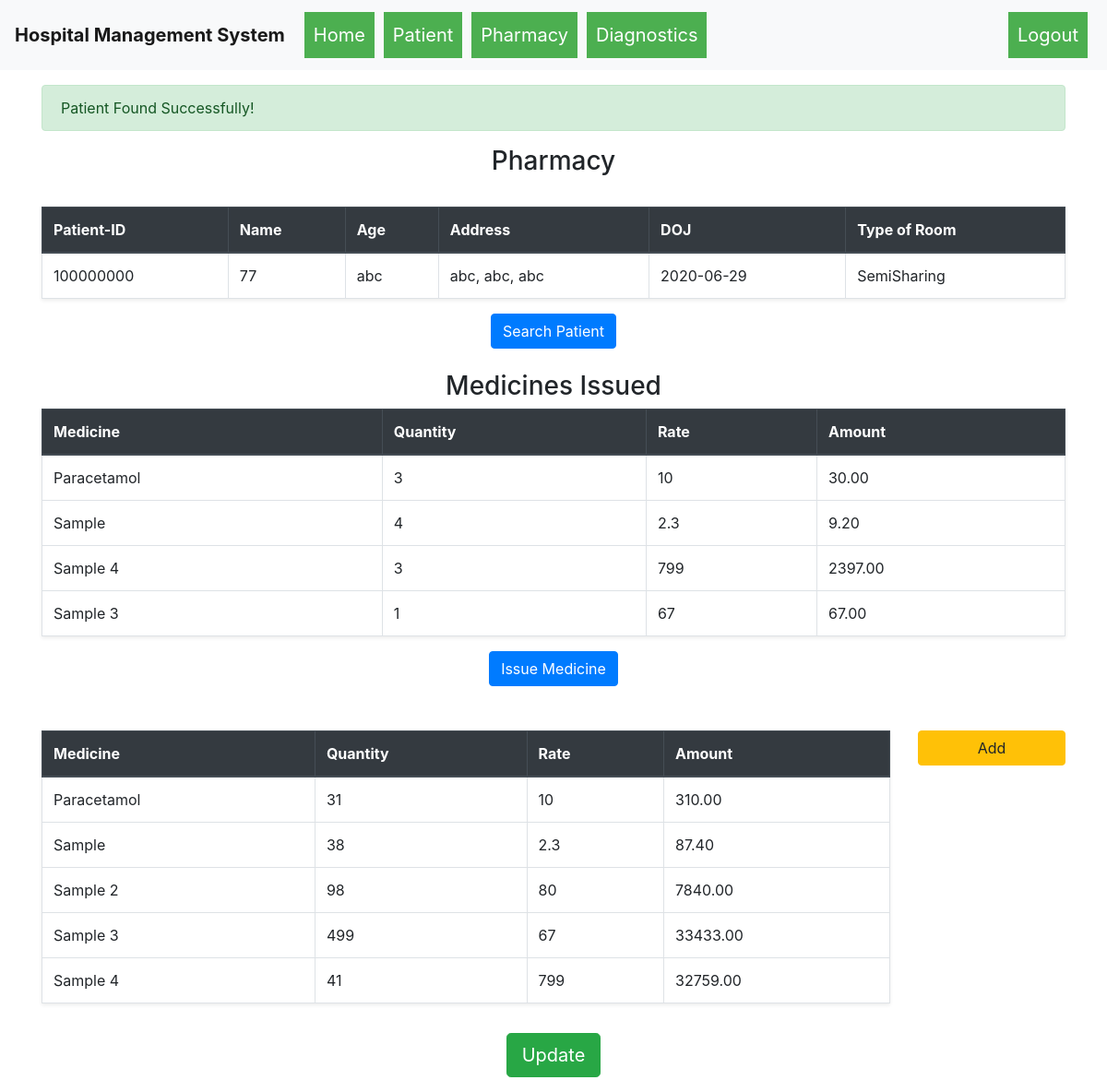
Screenshot of /issue_medicines?pid=100000000 (signed in) with the database file from the repository.
### hospital_management_system/models.py (models this page shows)
class Patient(db.Model):
    __table_args__ = {'sqlite_autoincrement': True}
    id = db.Column(db.Integer, primary_key=True)
    ssid = db.Column(db.String(250), unique=True, nullable=False)
    name = db.Column(db.String(80), nullable=False)
    age = db.Column(db.Integer, nullable=False)
    date_of_admission = db.Column(db.Date, nullable=False)
    type_of_bed = db.Column(db.String(80), nullable=False)
    address = db.Column(db.String(250), nullable=False)
    city = db.Column(db.String(250), nullable=False)
    state = db.Column(db.String(250), nullable=False)
    status = db.Column(db.String(100), nullable=False)

class Medicines(db.Model):
    __table_args__ = {'sqlite_autoincrement': True}
    id = db.Column(db.Integer, primary_key=True)
    name = db.Column(db.String(80), nullable=False)
    quantity_available = db.Column(db.Integer, nullable=False)
    rate = db.Column(db.Integer, nullable=False)

class MedicinesIssued(db.Model):
    __table_args__ = {'sqlite_autoincrement': True}
    id = db.Column(db.Integer, primary_key=True)
    med_id = db.Column(db.Integer, nullable=False)
    p_id = db.Column(db.Integer, nullable=False)
    quantity = db.Column(db.Integer, nullable=False)

### hospital_management_system/routes.py (the view, shortened to what this page needs)
@app.route("/issue_medicines", methods=["GET","POST"])
def issue_medicines():
    data = {}
    if not session.get("username"):
        return redirect("/login")
    meds = Medicines.query.all()
    med_is = ""
    if "pid" in request.args.keys():
        p_id = request.args.get("pid")
        patient = Patient.query.filter_by(id=p_id).first()
        if patient:
            med_is = MedicinesIssued.query.filter_by(p_id=p_id)
            if request.method == "GET":
                flash("Patient Found Successfully!")
            data["found"] = True
        else:
            patient = ["id", "name", "age", "address", "doj", "type of room"]
            flash("Patient With this Id not found!!")
    else:
        patient = ["id", "name", "age", "address", "doj", "type of room"]
    return render_template("issueMedicines.html", meds=meds, patient=patient, med_is=med_is, data=data)

### hospital_management_system/templates/issueMedicines.html (shortened to what this page needs)
{% extends 'base.html' %}
{% block body %}
    <div class="container">
        <div class="row">
            <div class="col-md-12">
                {% with messages = get_flashed_messages() %}
                {% if messages %}
                  {% for message in messages %}
                    {% if message == "Patient With this Id not found!!" %}
                        <div class="alert alert-danger mt-3">{{message}}</div>
                    {% else %}
                        <div class="alert alert-success mt-3">{{message}}</div>
                    {% endif %}
                {% endfor %}
                {% endif %}
              {% endwith %}
                    <h3 class="text-center mt-3"> Pharmacy </h3>
                    <br>
                    <table class="table table-bordered shadow-sm">
                        <thead class="thead-dark">
                            <tr>
                                <th>Patient-ID</th>
                                <th>Name</th>
                                <th>Age</th>
                                <th>Address</th>
                                <th>DOJ</th>
                                <th>Type of Room</th>
                            </tr>
                        </thead>
                        <tbody>
                                <tr>
                                    {% if patient.0 == 'id' %}
                                        <td class="text-muted">{{patient.0}}</td>
                                        <td class="text-muted">{{patient.1}}</td>
                                        <td class="text-muted">{{patient.2}}</td>
                                        <td class="text-muted">{{patient.3}}</td>
                                        <td class="text-muted">{{patient.4}}</td>
                                        <td class="text-muted">{{patient.5}}</td>
                                    {% else %}
                                        <td id="patient_id">{{patient.id}}</td>
                                        <td>{{patient.age}}</td>
                                        <td>{{patient.name}}</td>
                                        <td>{{patient.address}}, {{patient.city}}, {{patient.state}}</td>
                                        <td>{{patient.date_of_admission}}</td>
                                        <td>{{patient.type_of_bed}}</td>
                                    {% endif %}
                                </tr>
                        </tbody>
                        </table>
                        <div class="text-center">
                    <button type="button" class="btn btn-primary" data-toggle="modal" data-target="#patient">
                        Search Patient
                    </button>
                </div>
                    <h3 class="text-center">Medicines Issued</h3>
                    <table class="table table-bordered shadow-sm">
                        <thead class="thead-dark">
                            <tr>
                                <th>Medicine</th>
                                <th>Quantity</th>
                                <th>Rate</th>
                                <th>Amount</th>
                            </tr>
                        </thead>
                        <tbody>
                            {% for i in med_is %}
                                <tr>
                                    {% for j in meds %}
                                        {% if i.med_id == j.id %}
                                            <td>{{j.name}}</td>
                                            <td>{{i.quantity}}</td>
                                            <td>{{j.rate}}</td>
                                            <td>{{ '%0.2f' | format(j.rate * i.quantity|float)}}</td>
                                        {% endif %}
                                    {% endfor %}
                                </tr>
                            {% endfor %}
                        </tbody>
                        </table>
                        <div class="text-center">
                            {% if data["found"] %}
                            <button type="button" class="btn btn-primary" data-toggle="modal" data-target="#issue">
                                Issue Medicine
                            </button>
                            {% else %}
                            <button disabled type="button" class="btn btn-primary" data-toggle="modal" data-target="#issue">
                                Issue Medicine
                            </button>
                            {% endif %}
                        </div>
                        <br>
                        <br>
                <div class="row">
                    <div class="col-md-10">
                        <table class="table table-bordered shadow-sm">
                            <thead class="thead-dark">
                                <tr>
                                    <th>Medicine</th>
                                    <th>Quantity</th>
                                    <th>Rate</th>
                                    <th>Amount</th>
                                </tr>
                            </thead>
                            <tbody>
                                {% for i in meds %}
                                    <tr>
                                        <td>{{i.name|title}}</td>
                                        <td>{{i.quantity_available}}</td>
                                        <td>{{i.rate}}</td>
                                        <td>{{ '%0.2f' | format(i.rate * i.quantity_available|float)}}</td>
                                    </tr>
                                {% endfor %}
                            </tbody>
                        </table>
                    </div>
                    <div class="col-md-2 align-middle">
                    <button type="button" class="btn btn-warning btn-block" data-toggle="modal" data-target="#add">
                        Add
                    </button>
                    </div>
                </div>
                    <div class="text-center my-3">
                        <form action="" method="POST">
                            <button type="submit" class="btn btn-success btn-lg" name="update">Update</button>
                        </form>
                    </div>
            </div>
        </div>
    </div>
{% endblock %}

### rows the page displays
Patient: id "100000000", age "77", name "abc", address "abc", city "abc", state "abc", date_of_admission "2020-06-29", type_of_bed "SemiSharing"
MedicinesIssued: quantity "3"
Medicines: name "Paracetamol", rate "10", j.rate*i.quantity|float "30.00", quantity_available "31", i.rate*i.quantity_available|float "310.00"
MedicinesIssued: quantity "4"
Medicines: name "Sample", rate "2.3", j.rate*i.quantity|float "9.20", quantity_available "38", i.rate*i.quantity_available|float "87.40"
MedicinesIssued: quantity "3"
Medicines: name "Sample 4", rate "799", j.rate*i.quantity|float "2397.00", quantity_available "41", i.rate*i.quantity_available|float "32759.00"
MedicinesIssued: quantity "1"
Medicines: name "Sample 3", rate "67", j.rate*i.quantity|float "67.00", quantity_available "499", i.rate*i.quantity_available|float "33433.00"
Medicines: name "Sample 2", quantity_available "98", rate "80", i.rate*i.quantity_available|float "7840.00"

### other values shown
{{ message }} "Patient Found Successfully!"
